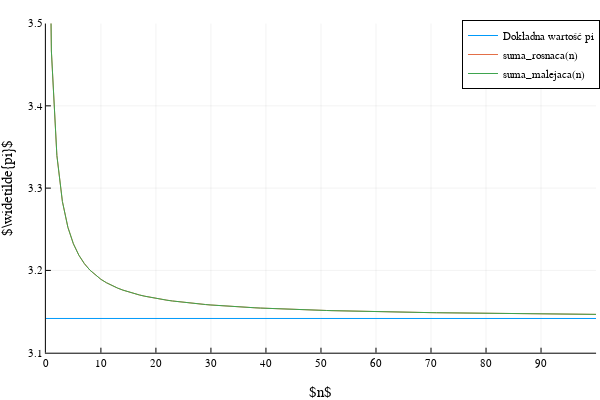

The cell this chart's notebook holds for it:
### Code cell
#wykres funkcji suma_rosnaca i suma_malejaca, zauważmy, że wykresy są tak podobne, że nie widać między nimi różnicy
plot(
    0:100, 
    xticks=0:10:100, 
    yticks=3.1:0.1:3.5, 
    xlims=(0, 100),
    ylims=(3.1, 3.5),
    [
        map(x -> Float32(MathConstants.pi), 0:100),
        map(x -> suma_rosnaca(Float32(2*x)), 0:100),
        map(x-> suma_malejaca(Float32(2*x)), 0:100)
    ],
    xlabel="\$n\$", 
    ylabel="\$\\widetilde{pi}\$", 
    label = ["Dokładna wartość pi" "suma_rosnaca(n)" "suma_malejaca(n)"],
    lw = 1
)

### Figure 1 — Plotly figure (JSON) as saved in the notebook; plotly's stock layout.template omitted (floating-point values rounded to 4 significant figures)
{"data": [{"colorbar": {"title": ""}, "legendgroup": "Dokładna wartość pi", "line": {"color": "rgba(0, 154, 250, 1.000)", "dash": "solid", "shape": "linear", "width": 1}, "mode": "lines", "name": "Dokładna wartość pi", "showlegend": true, "type": "scatter", "x": [0, 1, 2, 3, 4, 5, 6, 7, 8, 9, 10, 11, 12, 13, 14, 15, 16, 17, 18, 19, 20, 21, 22, 23, 24, 25, 26, 27, 28, 29, 30, 31, 32, 33, 34, 35, 36, 37, 38, 39, 40, 41, 42, 43, 44, 45, 46, 47, 48, 49, 50, 51, 52, 53, 54, 55, 56, 57, 58, 59, 60, 61, 62, 63, 64, 65, 66, 67, 68, 69, 70, 71, 72, 73, 74, 75, 76, 77, 78, 79, 80, 81, 82, 83, 84, 85, 86, 87, 88, 89, 90, 91, 92, 93, 94, 95, 96, 97, 98, 99, 100], "xaxis": "x", "y": [3.142, 3.142, 3.142, 3.142, 3.142, 3.142, 3.142, 3.142, 3.142, 3.142, 3.142, 3.142, 3.142, 3.142, 3.142, 3.142, 3.142, 3.142, 3.142, 3.142, 3.142, 3.142, 3.142, 3.142, 3.142, 3.142, 3.142, 3.142, 3.142, 3.142, 3.142, 3.142, 3.142, 3.142, 3.142, 3.142, 3.142, 3.142, 3.142, 3.142, 3.142, 3.142, 3.142, 3.142, 3.142, 3.142, 3.142, 3.142, 3.142, 3.142, 3.142, 3.142, 3.142, 3.142, 3.142, 3.142, 3.142, 3.142, 3.142, 3.142, 3.142, 3.142, 3.142, 3.142, 3.142, 3.142, 3.142, 3.142, 3.142, 3.142, 3.142, 3.142, 3.142, 3.142, 3.142, 3.142, 3.142, 3.142, 3.142, 3.142, 3.142, 3.142, 3.142, 3.142, 3.142, 3.142, 3.142, 3.142, 3.142, 3.142, 3.142, 3.142, 3.142, 3.142, 3.142, 3.142, 3.142, 3.142, 3.142, 3.142, 3.142], "yaxis": "y", "zmax": null, "zmin": null}, {"colorbar": {"title": ""}, "legendgroup": "suma_rosnaca(n)", "line": {"color": "rgba(227, 111, 71, 1.000)", "dash": "solid", "shape": "linear", "width": 1}, "mode": "lines", "name": "suma_rosnaca(n)", "showlegend": true, "type": "scatter", "x": [0, 1, 2, 3, 4, 5, 6, 7, 8, 9, 10, 11, 12, 13, 14, 15, 16, 17, 18, 19, 20, 21, 22, 23, 24, 25, 26, 27, 28, 29, 30, 31, 32, 33, 34, 35, 36, 37, 38, 39, 40, 41, 42, 43, 44, 45, 46, 47, 48, 49, 50, 51, 52, 53, 54, 55, 56, 57, 58, 59, 60, 61, 62, 63, 64, 65, 66, 67, 68, 69, 70, 71, 72, 73, 74, 75, 76, 77, 78, 79, 80, 81, 82, 83, 84, 85, 86, 87, 88, 89, 90, 91, 92, 93, 94, 95, 96, 97, 98, 99, 100], "xaxis": "x", "y": [4, 3.467, 3.34, 3.284, 3.252, 3.232, 3.218, 3.208, 3.2, 3.194, 3.189, 3.185, 3.182, 3.179, 3.176, 3.174, 3.172, 3.17, 3.169, 3.167, 3.166, 3.165, 3.164, 3.163, 3.162, 3.161, 3.16, 3.16, 3.159, 3.159, 3.158, 3.157, 3.157, 3.157, 3.156, 3.156, 3.155, 3.155, 3.155, 3.154, 3.154, 3.154, 3.153, 3.153, 3.153, 3.153, 3.152, 3.152, 3.152, 3.152, 3.151, 3.151, 3.151, 3.151, 3.151, 3.151, 3.15, 3.15, 3.15, 3.15, 3.15, 3.15, 3.15, 3.149, 3.149, 3.149, 3.149, 3.149, 3.149, 3.149, 3.149, 3.149, 3.148, 3.148, 3.148, 3.148, 3.148, 3.148, 3.148, 3.148, 3.148, 3.148, 3.148, 3.148, 3.148, 3.147, 3.147, 3.147, 3.147, 3.147, 3.147, 3.147, 3.147, 3.147, 3.147, 3.147, 3.147, 3.147, 3.147, 3.147, 3.147], "yaxis": "y", "zmax": null, "zmin": null}, {"colorbar": {"title": ""}, "legendgroup": "suma_malejaca(n)", "line": {"color": "rgba(62, 164, 78, 1.000)", "dash": "solid", "shape": "linear", "width": 1}, "mode": "lines", "name": "suma_malejaca(n)", "showlegend": true, "type": "scatter", "x": [0, 1, 2, 3, 4, 5, 6, 7, 8, 9, 10, 11, 12, 13, 14, 15, 16, 17, 18, 19, 20, 21, 22, 23, 24, 25, 26, 27, 28, 29, 30, 31, 32, 33, 34, 35, 36, 37, 38, 39, 40, 41, 42, 43, 44, 45, 46, 47, 48, 49, 50, 51, 52, 53, 54, 55, 56, 57, 58, 59, 60, 61, 62, 63, 64, 65, 66, 67, 68, 69, 70, 71, 72, 73, 74, 75, 76, 77, 78, 79, 80, 81, 82, 83, 84, 85, 86, 87, 88, 89, 90, 91, 92, 93, 94, 95, 96, 97, 98, 99, 100], "xaxis": "x", "y": [4, 3.467, 3.34, 3.284, 3.252, 3.232, 3.218, 3.208, 3.2, 3.194, 3.189, 3.185, 3.182, 3.179, 3.176, 3.174, 3.172, 3.17, 3.169, 3.167, 3.166, 3.165, 3.164, 3.163, 3.162, 3.161, 3.16, 3.16, 3.159, 3.159, 3.158, 3.157, 3.157, 3.157, 3.156, 3.156, 3.155, 3.155, 3.155, 3.154, 3.154, 3.154, 3.153, 3.153, 3.153, 3.153, 3.152, 3.152, 3.152, 3.152, 3.151, 3.151, 3.151, 3.151, 3.151, 3.151, 3.15, 3.15, 3.15, 3.15, 3.15, 3.15, 3.15, 3.149, 3.149, 3.149, 3.149, 3.149, 3.149, 3.149, 3.149, 3.149, 3.148, 3.148, 3.148, 3.148, 3.148, 3.148, 3.148, 3.148, 3.148, 3.148, 3.148, 3.148, 3.148, 3.147, 3.147, 3.147, 3.147, 3.147, 3.147, 3.147, 3.147, 3.147, 3.147, 3.147, 3.147, 3.147, 3.147, 3.147, 3.147], "yaxis": "y", "zmax": null, "zmin": null}], "layout": {"annotations": [], "height": 400, "legend": {"bgcolor": "rgba(255, 255, 255, 1.000)", "bordercolor": "rgba(0, 0, 0, 1.000)", "borderwidth": 1, "font": {"color": "rgba(0, 0, 0, 1.000)", "family": "sans-serif", "size": 11}, "tracegroupgap": 0, "traceorder": "normal", "x": 1, "xanchor": "auto", "y": 1, "yanchor": "auto"}, "margin": {"b": 20, "l": 0, "r": 0, "t": 20}, "paper_bgcolor": "rgba(255, 255, 255, 1.000)", "plot_bgcolor": "rgba(255, 255, 255, 1.000)", "showlegend": true, "width": 600, "xaxis": {"anchor": "y", "domain": [0.07647, 0.9934], "gridcolor": "rgba(0, 0, 0, 0.100)", "gridwidth": 0.5, "linecolor": "rgba(0, 0, 0, 1.000)", "mirror": false, "range": [0, 100], "showgrid": true, "showline": true, "showticklabels": true, "tickangle": 0, "tickcolor": "rgb(0, 0, 0)", "tickfont": {"color": "rgba(0, 0, 0, 1.000)", "family": "sans-serif", "size": 11}, "tickmode": "array", "ticks": "inside", "ticktext": ["0", "10", "20", "30", "40", "50", "60", "70", "80", "90", "100"], "tickvals": [0, 10, 20, 30, 40, 50, 60, 70, 80, 90, 100], "title": "$n$", "titlefont": {"color": "rgba(0, 0, 0, 1.000)", "family": "sans-serif", "size": 15}, "type": "-", "visible": true, "zeroline": false, "zerolinecolor": "rgba(0, 0, 0, 1.000)"}, "yaxis": {"anchor": "x", "domain": [0.07581, 0.9902], "gridcolor": "rgba(0, 0, 0, 0.100)", "gridwidth": 0.5, "linecolor": "rgba(0, 0, 0, 1.000)", "mirror": false, "range": [3.1, 3.5], "showgrid": true, "showline": true, "showticklabels": true, "tickangle": 0, "tickcolor": "rgb(0, 0, 0)", "tickfont": {"color": "rgba(0, 0, 0, 1.000)", "family": "sans-serif", "size": 11}, "tickmode": "array", "ticks": "inside", "ticktext": ["3.1", "3.2", "3.3", "3.4", "3.5"], "tickvals": [3.1, 3.2, 3.3, 3.4, 3.5], "title": "$\\widetilde{pi}$", "titlefont": {"color": "rgba(0, 0, 0, 1.000)", "family": "sans-serif", "size": 15}, "type": "-", "visible": true, "zeroline": false, "zerolinecolor": "rgba(0, 0, 0, 1.000)"}}}
